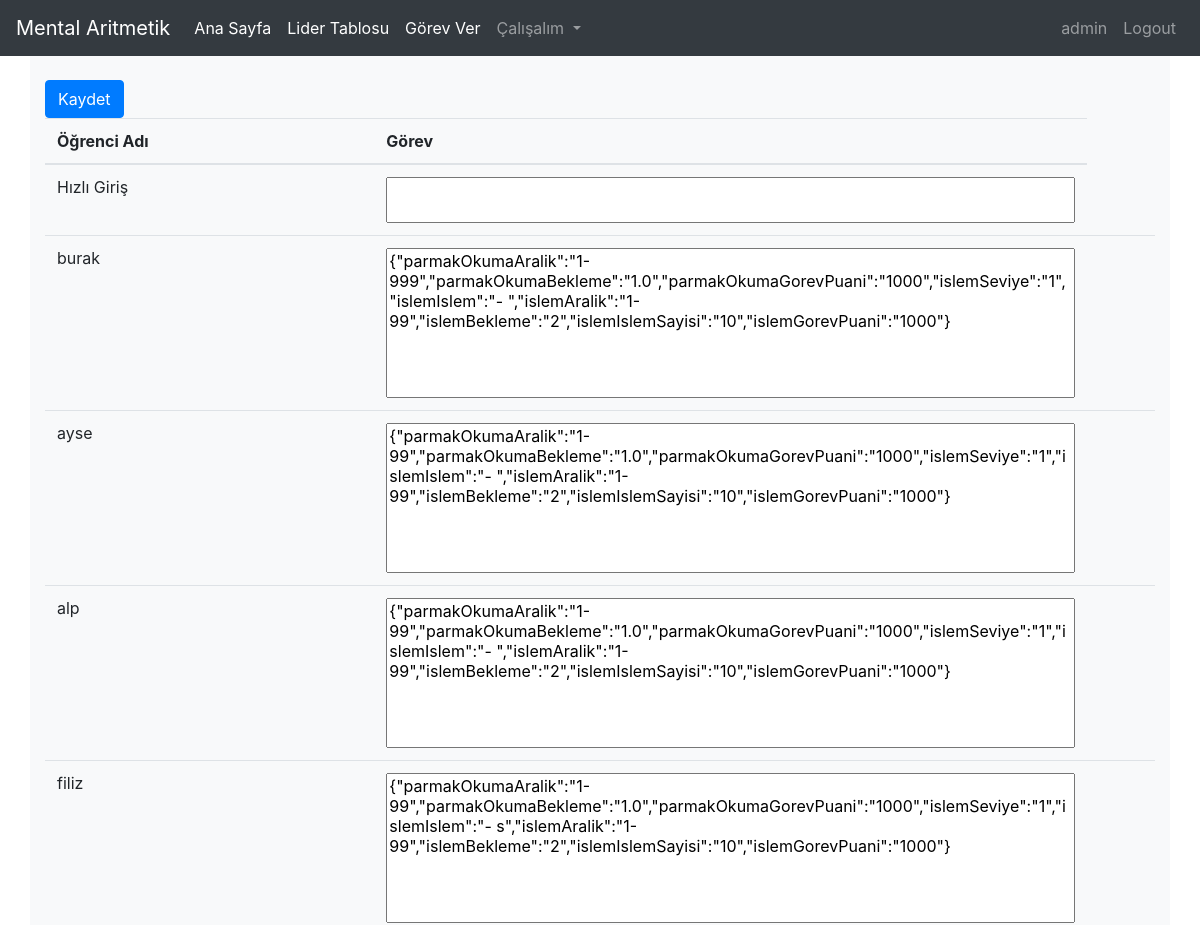
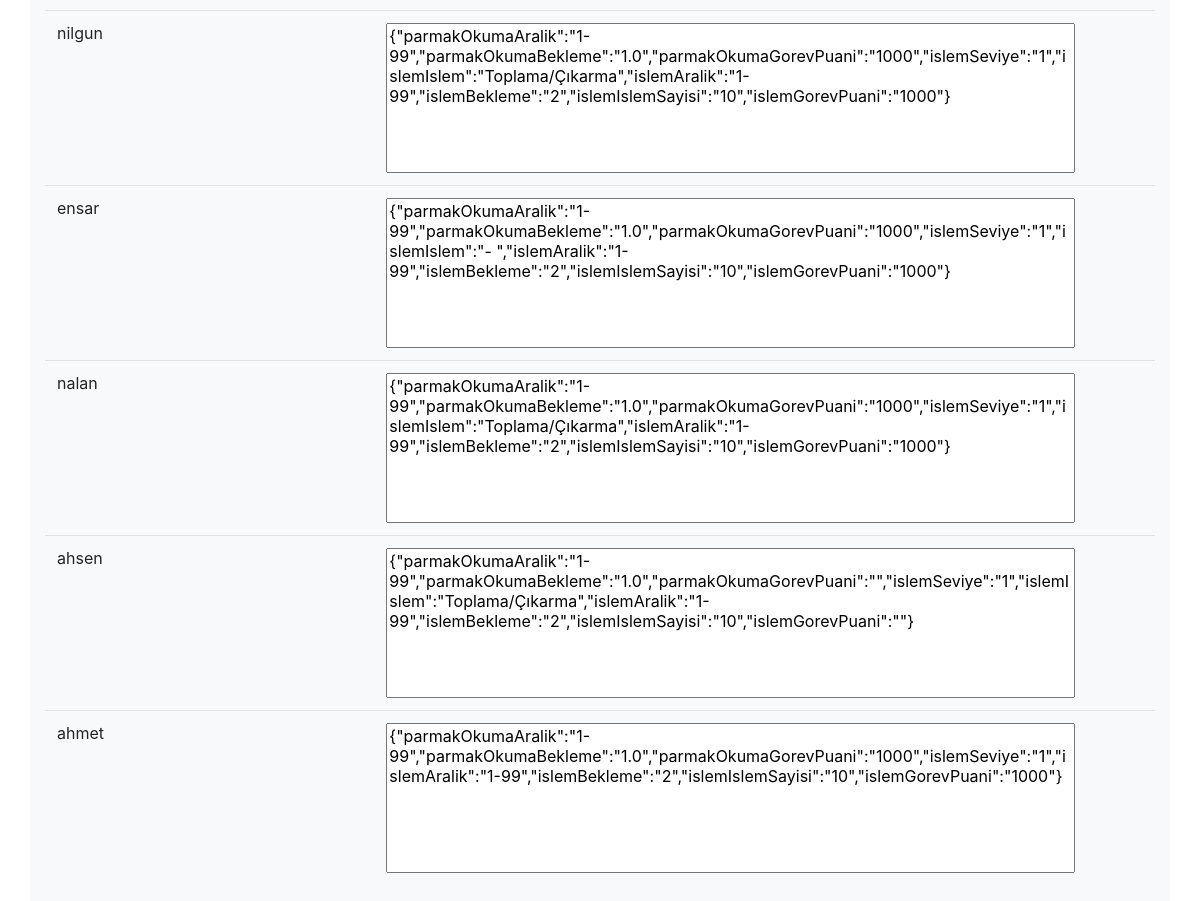
Before: /task.php (signed in) with the older database file (2 pictures, top to bottom).
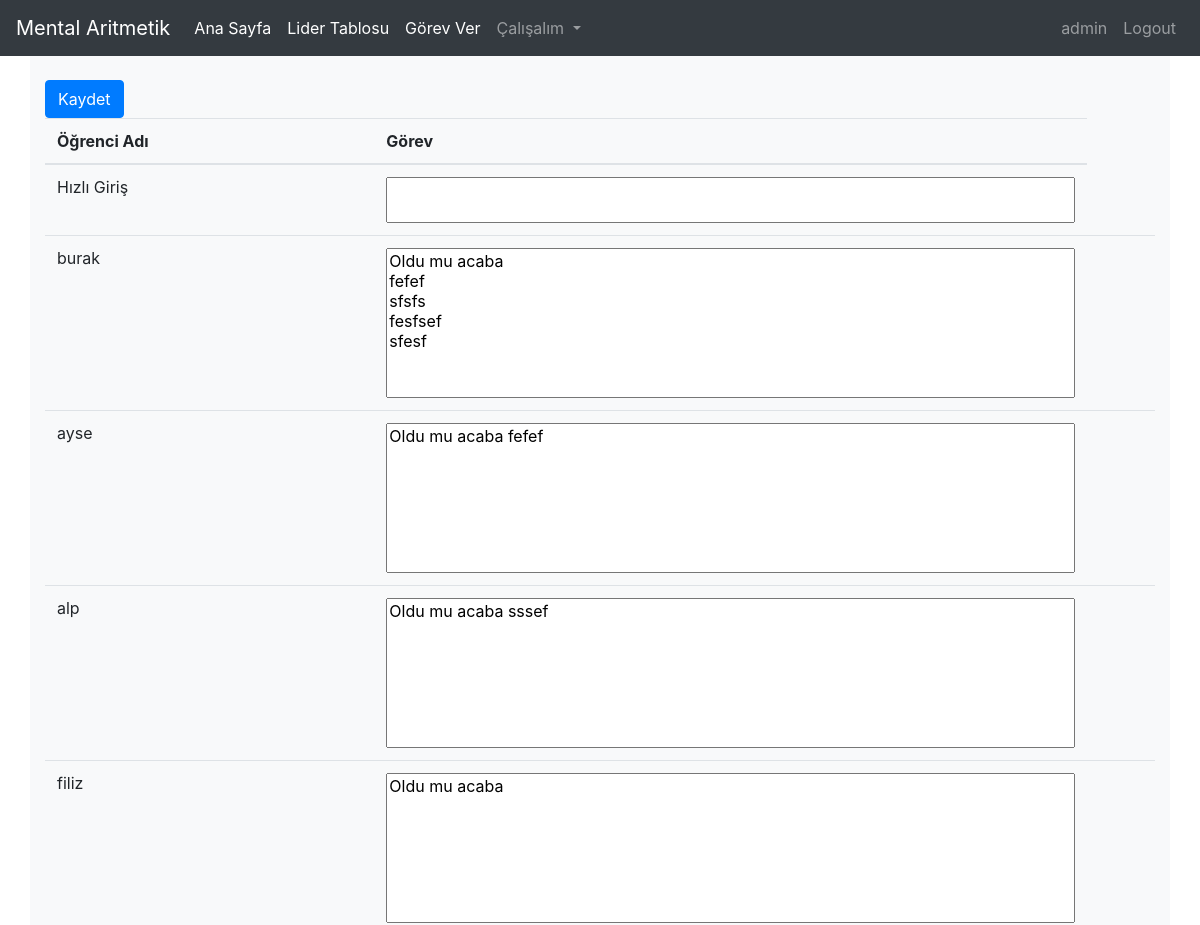
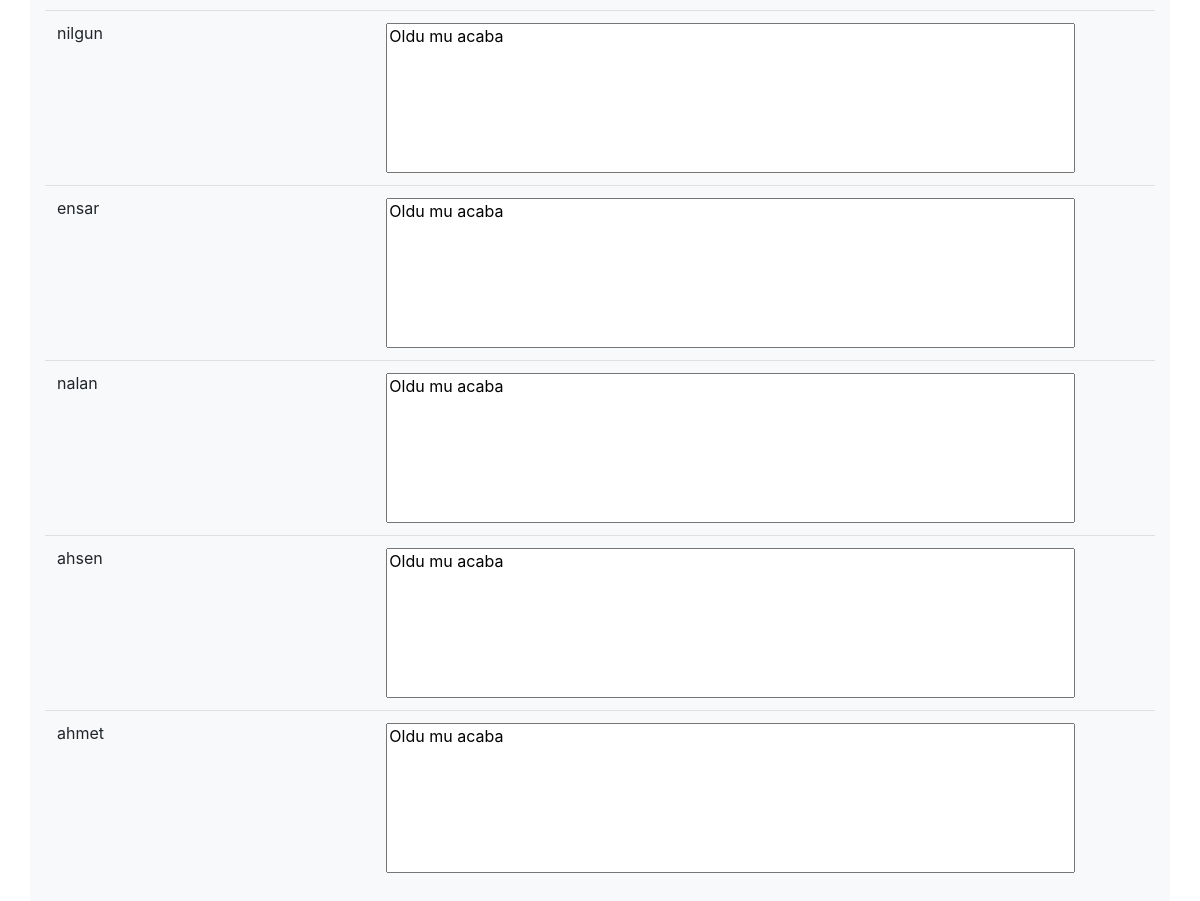
After: the same page with the newer database file (2 pictures, top to bottom).
### tables this page shows
CREATE TABLE users (
    id INTEGER PRIMARY KEY AUTOINCREMENT,
    username VARCHAR(255) NOT NULL,
    password VARCHAR(255) NOT NULL
, role TEXT DEFAULT 'student', teacher TEXT DEFAULT 'yunusogretmen', task VARCHAR(500));

### task.php (the view, shortened to what this page needs)
<?php
include 'navbar.php';
$databaseFile = 'database.db';
$db = new SQLite3($databaseFile);
if (isset($_SESSION['user'])) {
    $activeUserRole = $_SESSION['userRole'];
    $activeUserName = $_SESSION['user'];
    if ($activeUserName === 'admin') {
        $query = "SELECT id AS userId, username AS userUsername
                  FROM users
                  WHERE role = 'student'
                  ORDER BY id";
    } elseif ($activeUserRole === 'teacher') {
        $query = "SELECT id AS userId, username AS userUsername
                  FROM users
                  WHERE teacher = :teacherName
                  ORDER BY id";
    }
    $resultStmt = $db->prepare($query);
    if ($activeUserRole === 'teacher') {
        $resultStmt->bindValue(':teacherName', $_SESSION['user'], SQLITE3_TEXT);
    }
    $result = $resultStmt->execute();
    $userTables = array();
    while ($row = $result->fetchArray(SQLITE3_ASSOC)) {
        $userId = $row['userId'];
        $username = $row['userUsername'];
        $getTasksQuery = "SELECT task FROM users WHERE users.id = :userId";
        $getTasksStmt = $db->prepare($getTasksQuery);
        $getTasksStmt->bindValue(':userId', $userId, SQLITE3_INTEGER);
        $tasksResult = $getTasksStmt->execute();
        $tasks = array();
        while ($taskRow = $tasksResult->fetchArray(SQLITE3_ASSOC)) {
            $tasks[] = $taskRow['task'];
        }
        $userTables[$userId] = array(
            'id' => $userId,
            'username' => $username,
            'tasks' => $tasks
        );
    }
}
?>
<!DOCTYPE html>
<html lang="en">
<head>
    <link rel="stylesheet" href="https://cdn.jsdelivr.net/npm/bootstrap@4.5.3/dist/css/bootstrap.min.css">
</head>
<body>
    <div class="container bg-light">
        <div class="row">
            <div class="col-sm-12 mt-4">
                <?php
                if (isset($_SESSION['user'])) {
                    if ($activeUserRole === 'admin' || $activeUserRole === 'teacher') {
                         echo "<button type='button' class='btn btn-primary' onclick='kaydet()'>Kaydet</button>";
                        echo "<table class='table'>";
                        echo "<thead><tr><th>Öğrenci Adı</th><th>Görev</th></tr></thead>";
                        echo "<tbody>";
                        echo "<tr>";
                        echo "<td>Hızlı Giriş</td>";
                        echo "<td><textarea id='hizliGiris' name='hizliGiris' oninput='hizliGirisChanged()'></textarea></td>";
                        echo "</tr>";
                        foreach ($userTables as $user) {
                            $userId = $user['id'];
                            $username = $user['username'];
                            echo "<tr>";
                            echo "<td>{$username}</td>";
                            echo "<td><textarea id='{$userId}' name='{$userId}' style='width: 100%; height: 150px;'>" . implode("\n", $user['tasks']) . "</textarea></td>";
                            echo "<td></td>";
                            echo "</tr>";
                        }
                        echo "</tbody></table>";
                    } else {
                    }
                }
                ?>
            </div>
        </div>
    </div>
</body>
</html>

### navbar.php (shortened to what this page needs)
<nav class="navbar navbar-expand-lg navbar-dark bg-dark">
    <a class="navbar-brand" href="#">Mental Aritmetik</a>
    <div class="collapse navbar-collapse" id="navbarNavDropdown">
        <?php
        if (isset($_SESSION['user'])) {
            $username = $_SESSION['user'];
            $userTypeMenu=$_SESSION["userRole"]=="teacher" ? '<li class="nav-item active">
            <a class="nav-link" href="task.php">Görev Ver <span class="sr-only">(current)</span></a>
            </li>':"";
            echo '<ul class="navbar-nav mr-auto">
                    <li class="nav-item active">
                        <a class="nav-link" href="index.php">Ana Sayfa <span class="sr-only">(current)</span></a>
                    </li>
                    <li class="nav-item active">
                    <a class="nav-link" href="leaderboard.php">Lider Tablosu <span class="sr-only">(current)</span></a>
                    </li>
                    '.$userTypeMenu.'
                    <li class="nav-item dropdown">
                        <a class="nav-link dropdown-toggle" href="#" id="navbarDropdownMenuLink" role="button" data-toggle="dropdown" aria-haspopup="true" aria-expanded="false">
                            Çalışalım
                        </a>
                        <div class="dropdown-menu" aria-labelledby="navbarDropdownMenuLink">
                            <a class="dropdown-item" href="finger-read.php">Parmak Okuma</a>
                            <a class="dropdown-item" href="levels.php">İşlemler</a>
                            <a class="dropdown-item" href="soroban.php">Abaküs Çalışma</a>
                        </div>
                    </li>
                  </ul>
                  <ul class="navbar-nav ml-auto">
                    <li class="nav-item">
                        <a class="nav-link" href="profile.php">' . $username . '</a>
                    </li>
                    <li class="nav-item">
                        <a class="nav-link" href="logout.php">Logout</a>
                    </li>
                  </ul>';
        } else {
            echo '<ul class="navbar-nav ml-auto">
                    <li class="nav-item">
                        <a class="nav-link" href="login.php">Login</a>
                    </li>
                  </ul>';
        }
        ?>
    </div>
</nav>

### task.php (style rules this page uses)
textarea { width: 100%; resize: none; }

Changed rows visible on the page:
changed users "burak": id "{\"parmakOkumaAralik\":\"1-999\",\"parmakOkumaBekleme\":\"1.0\",\"parmakOkumaGorevPuani\":\"1000\",\"islemSeviye\":\"1\",\"islemIslem\":\"- \",\"islemAralik\":\"1-99\",\"islemBekleme\":\"2\",\"islemIslemSayisi\":\"10\",\"islemGorevPuani\":\"1000\"}" → "Oldu mu acaba fefef sfsfs fesfsef sfesf"
changed users "ayse": id "{\"parmakOkumaAralik\":\"1-99\",\"parmakOkumaBekleme\":\"1.0\",\"parmakOkumaGorevPuani\":\"1000\",\"islemSeviye\":\"1\",\"islemIslem\":\"- \",\"islemAralik\":\"1-99\",\"islemBekleme\":\"2\",\"islemIslemSayisi\":\"10\",\"islemGorevPuani\":\"1000\"}" → "Oldu mu acaba fefef"
changed users "alp": id "{\"parmakOkumaAralik\":\"1-99\",\"parmakOkumaBekleme\":\"1.0\",\"parmakOkumaGorevPuani\":\"1000\",\"islemSeviye\":\"1\",\"islemIslem\":\"- \",\"islemAralik\":\"1-99\",\"islemBekleme\":\"2\",\"islemIslemSayisi\":\"10\",\"islemGorevPuani\":\"1000\"}" → "Oldu mu acaba sssef"
changed users "filiz": id "{\"parmakOkumaAralik\":\"1-99\",\"parmakOkumaBekleme\":\"1.0\",\"parmakOkumaGorevPuani\":\"1000\",\"islemSeviye\":\"1\",\"islemIslem\":\"- s\",\"islemAralik\":\"1-99\",\"islemBekleme\":\"2\",\"islemIslemSayisi\":\"10\",\"islemGorevPuani\":\"1000\"}" → "Oldu mu acaba"
changed users "nilgun": id "{\"parmakOkumaAralik\":\"1-99\",\"parmakOkumaBekleme\":\"1.0\",\"parmakOkumaGorevPuani\":\"1000\",\"islemSeviye\":\"1\",\"islemIslem\":\"Toplama/Çıkarma\",\"islemAralik\":\"1-99\",\"islemBekleme\":\"2\",\"islemIslemSayisi\":\"10\",\"islemGorevPuani\":\"1000\"}" → "Oldu mu acaba"
changed users "ensar": id "{\"parmakOkumaAralik\":\"1-99\",\"parmakOkumaBekleme\":\"1.0\",\"parmakOkumaGorevPuani\":\"1000\",\"islemSeviye\":\"1\",\"islemIslem\":\"- \",\"islemAralik\":\"1-99\",\"islemBekleme\":\"2\",\"islemIslemSayisi\":\"10\",\"islemGorevPuani\":\"1000\"}" → "Oldu mu acaba"
changed users "nalan": id "{\"parmakOkumaAralik\":\"1-99\",\"parmakOkumaBekleme\":\"1.0\",\"parmakOkumaGorevPuani\":\"1000\",\"islemSeviye\":\"1\",\"islemIslem\":\"Toplama/Çıkarma\",\"islemAralik\":\"1-99\",\"islemBekleme\":\"2\",\"islemIslemSayisi\":\"10\",\"islemGorevPuani\":\"1000\"}" → "Oldu mu acaba"
changed users "ahsen": id "{\"parmakOkumaAralik\":\"1-99\",\"parmakOkumaBekleme\":\"1.0\",\"parmakOkumaGorevPuani\":\"\",\"islemSeviye\":\"1\",\"islemIslem\":\"Toplama/Çıkarma\",\"islemAralik\":\"1-99\",\"islemBekleme\":\"2\",\"islemIslemSayisi\":\"10\",\"islemGorevPuani\":\"\"}" → "Oldu mu acaba"
changed users "ahmet": id "{\"parmakOkumaAralik\":\"1-99\",\"parmakOkumaBekleme\":\"1.0\",\"parmakOkumaGorevPuani\":\"1000\",\"islemSeviye\":\"1\",\"islemAralik\":\"1-99\",\"islemBekleme\":\"2\",\"islemIslemSayisi\":\"10\",\"islemGorevPuani\":\"1000\"}" → "Oldu mu acaba"
